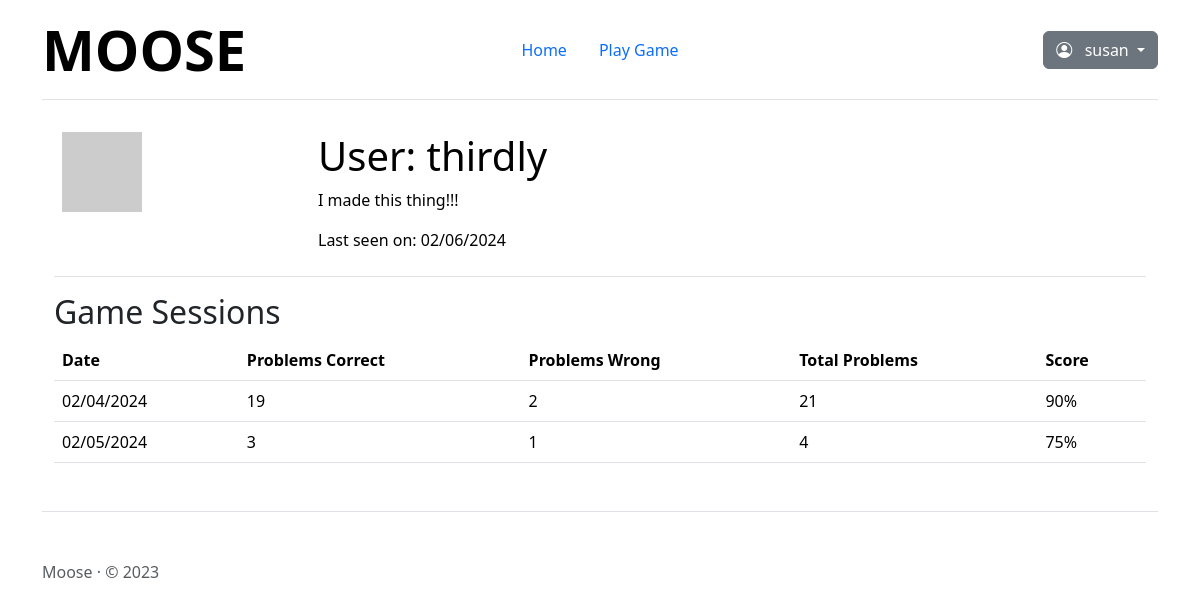
Page /user/thirdly (signed in) on the committed database.
### app/models.py (models this page shows, shortened)
class User(UserMixin, db.Model):
    id: so.Mapped[int] = so.mapped_column(primary_key=True)
    username: so.Mapped[str] = so.mapped_column(
        sa.String(64), index=True, unique=True
    )
    email: so.Mapped[str] = so.mapped_column(
        sa.String(120), index=True, unique=True
    )
    password_hash: so.Mapped[Optional[str]] = so.mapped_column(sa.String(256))
    about_me: so.Mapped[Optional[str]] = so.mapped_column(sa.String(140))
    last_seen: so.Mapped[Optional[datetime]] = so.mapped_column(
        default=lambda: datetime.now(timezone.utc)
    )
    posts: so.WriteOnlyMapped["Post"] = so.relationship(
        back_populates="author"
    )
    def avatar(self, size):
        digest = md5(self.email.lower().encode("utf-8")).hexdigest()
        return f"https://www.gravatar.com/avatar/{digest}?d=identicon&s={size}"
    game_sessions = db.relationship(
        "GameSession", backref="user", lazy="dynamic"
    )

class GameSession(db.Model):
    id = so.mapped_column(sa.Integer, primary_key=True)
    user_id = so.mapped_column(
        sa.Integer, sa.ForeignKey("user.id"), index=True
    )
    session_date = so.mapped_column(
        sa.Date, default=datetime.now(timezone.utc), index=True
    )
    total_problems = so.mapped_column(sa.Integer)
    problems_correct = so.mapped_column(sa.Integer)
    problems_wrong = so.mapped_column(sa.Integer)
    details = so.relationship(
        "GameDetail", back_populates="session", lazy=True
    )

### app/routes.py (the view)
@app.route("/user/<username>")
@login_required
def user(username):
    user = User.query.filter_by(username=username).first_or_404()
    game_sessions = user.game_sessions.order_by(
        GameSession.session_date.desc()
    )
    return render_template("user.html", user=user, game_sessions=game_sessions)

### app/models.py (called while the page is built)
@login.user_loader
def load_user(id):
    return db.session.get(User, int(id))

### app/routes.py (called while the page is built)
@app.before_request
def before_request():
    if current_user.is_authenticated:
        current_user.last_seen = datetime.now(timezone.utc)
        db.session.commit()

### app/templates/user.html (shortened to what this page needs)
{% extends "base.html" %} {% block content %}
<table class="table table-hover">
  <tr>
    <td width="256px"><img src="{{ user.avatar(256) }}" /></td>
    <td>
      <h1>User: {{ user.username }}</h1>
      {% if user.about_me %}
      <p>{{ user.about_me }}</p>
      {% endif %} {% if user.last_seen %}
      <p>Last seen on: {{ user.last_seen.strftime('%m/%d/%Y') }}</p>
      {% endif %}
    </td>
  </tr>
</table>
<h2>Game Sessions</h2>
{% if user.game_sessions %}
<table class="table">
  <thead>
    <tr>
      <th>Date</th>
      <th>Problems Correct</th>
      <th>Problems Wrong</th>
      <th>Total Problems</th>
      <th>Score</th>
    </tr>
  </thead>
  <tbody>
    {% for session in user.game_sessions %}
    <tr>
      <td>{{ session.session_date.strftime('%m/%d/%Y') }}</td>
      <td>{{ session.problems_correct }}</td>
      <td>{{ session.problems_wrong }}</td>
      <td>{{ session.total_problems }}</td>
      <td>
        {{ ((session.problems_correct / session.total_problems) * 100)
        |round|int }}%
      </td>
    </tr>
    {% endfor %}
  </tbody>
</table>
{% else %}
<p>No game sessions found.</p>
{% endif %} {% endblock %}

### app/templates/base.html (shortened to what this page needs)
<!DOCTYPE html>
<html>
  <head>
    <link href="/static/dist/css/bootstrap.min.css" rel="stylesheet" />
    <link
      rel="stylesheet"
      href="https://cdn.jsdelivr.net/npm/bootstrap-icons@1.11.3/font/bootstrap-icons.min.css"
    />
    <link
      rel="stylesheet"
      href="{{ url_for('static', filename='css/style.css') }}"
    />
    <link href="/static/css/headers.css" rel="stylesheet" />
  </head>
  <body>
    <div class="container">
      <nav
        class="d-flex flex-wrap align-items-center justify-content-center justify-content-md-between py-3 mb-4 border-bottom"
      >
        <div class="col-md-3 mb-2 mb-md-0">
          <a
            href="/"
            class="d-inline-flex link-body-emphasis text-decoration-none"
          >
            <span class="display-4 fw-bold">MOOSE</span>
          </a>
        </div>
        <ul
          class="nav nav-pills col-12 col-md-auto mb-2 justify-content-center mb-md-0"
        >
          <li>
            <a
              href="{{ url_for('index') }}"
              class="nav-link{% if request.path == url_for('index') %} active{% endif %}"
              aria-current="page"
              >Home</a
            >
          </li>
          <li>
            <a
              href="{{ url_for('game') }}"
              class="nav-link{% if request.path == url_for('game') %} active{% endif %}"
              aria-current="page"
              >Play Game</a
            >
          </li>
        </ul>
        <div class="col-md-3 text-end">
          {% if current_user.is_anonymous %}
          <ul
            class="nav nav-pills col-12 col-md-auto mb-2 justify-content-end mb-md-0"
          >
            <li>
              <a
                href="{{ url_for('login') }}"
                class="nav-link{% if request.path == url_for('login') %} active{% endif %}"
                aria-current="page"
                >Login</a
              >
            </li>
            <li>
              <a
                href="{{ url_for('register') }}"
                class="nav-link{% if request.path == url_for('register') %} active{% endif %}"
                aria-current="page"
                >Register</a
              >
            </li>
          </ul>
          {% else %}
          <div class="dropdown">
            <a
              class="btn btn-secondary dropdown-toggle"
              href="#"
              role="button"
              id="dropdownMenuLink"
              data-bs-toggle="dropdown"
              aria-expanded="false"
            >
              <i class="bi bi-person-circle"></i> &nbsp; {{
              current_user.username }}
            </a>
          </div>
          {% endif %}
        </div>
      </nav>
      <main class="container">{% block content %}{% endblock %}</main>
      <footer class="pt-5 my-5 text-body-secondary border-top">
        Moose &middot; &copy; 2023
      </footer>
    </div>
  </body>
</html>

### rows in the picture
User: username "susan"
User: username "thirdly", about_me "I made this thing!!!", last_seen "02/06/2024"
GameSession: session_date "02/04/2024", problems_correct "19", problems_wrong "2", total_problems "21", problems_correct+total_problems "90"
GameSession: session_date "02/05/2024", problems_correct "3", problems_wrong "1", total_problems "4", problems_correct+total_problems "75"
